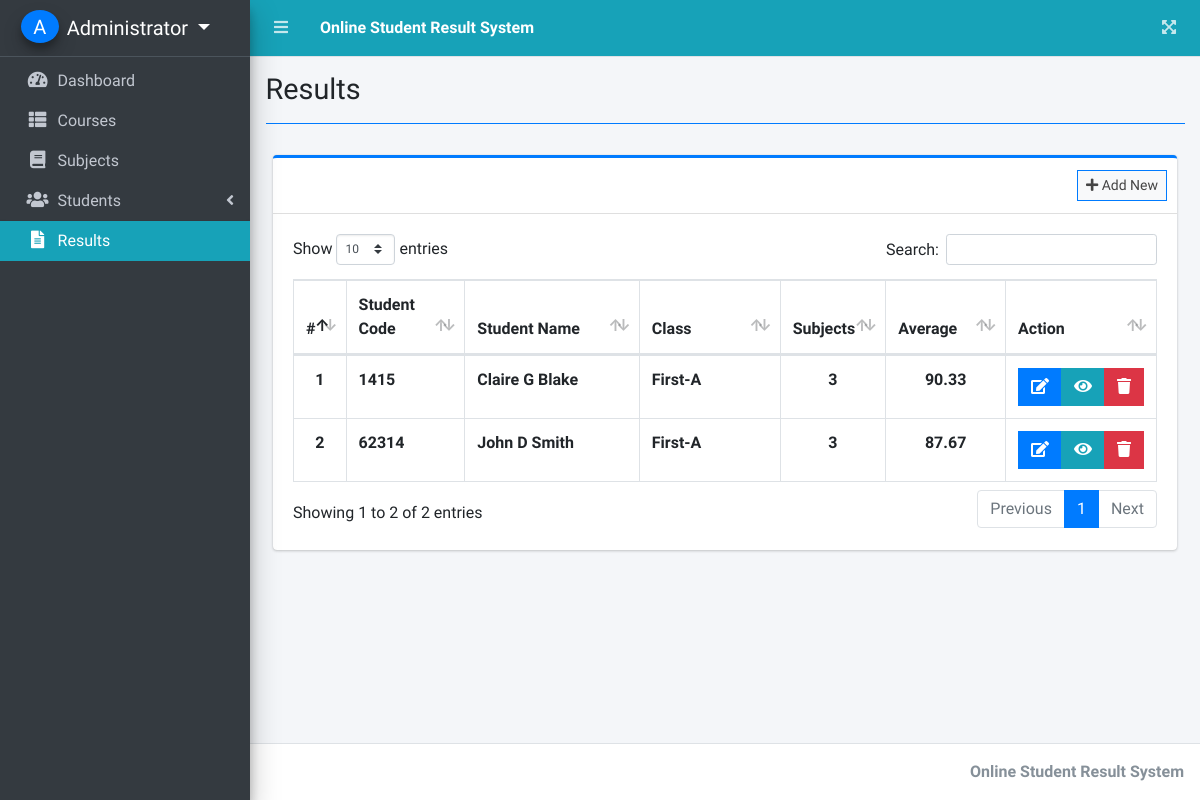
The app's page /index.php?page=results (signed in), older data.
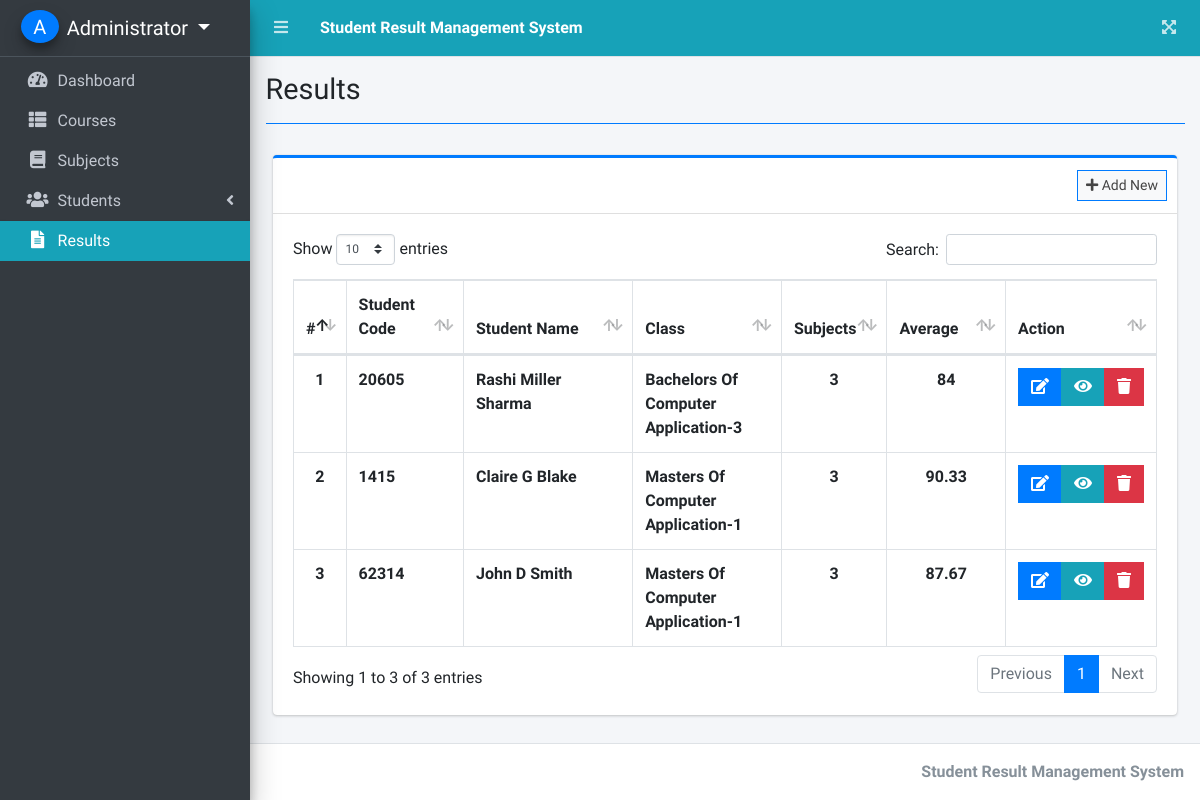
The same page, newer data.
### tables this page shows
CREATE TABLE `results` (
  `id` int(30) NOT NULL,
  `student_id` int(30) NOT NULL,
  `marks_percentage` varchar(5) NOT NULL,
  `class_id` int(30) NOT NULL,
  `date_created` datetime NOT NULL DEFAULT current_timestamp()
);

CREATE TABLE `students` (
  `id` int(30) NOT NULL,
  `student_code` varchar(50) NOT NULL,
  `firstname` varchar(200) NOT NULL,
  `middlename` varchar(200) NOT NULL,
  `lastname` varchar(200) NOT NULL,
  `gender` varchar(50) NOT NULL,
  `address` text NOT NULL,
  `class_id` int(30) NOT NULL,
  `date_created` datetime NOT NULL DEFAULT current_timestamp()
);

### results.php (the view, shortened to what this page needs)
<?php include'db_connect.php' ?>
<div class="col-lg-12">
	<div class="card card-outline card-primary">
		<?php	if(!isset($_SESSION['rs_id'])): ?>
		<div class="card-header">
			<div class="card-tools">
				<a class="btn btn-block btn-sm btn-default btn-flat border-primary" href="./index.php?page=new_result"><i class="fa fa-plus"></i> Add New</a>
			</div>
		</div>
	<?php endif; ?>
		<div class="card-body">
			<table class="table tabe-hover table-bordered" id="list">
				<colgroup>
					<col width="5%">
					<col width="15%">
					<col width="25%">
					<col width="20%">
					<col width="10%">
					<col width="15%">
				</colgroup>
				<thead>
					<tr>
						<th class="text-center">#</th>
						<th>Student Code</th>
						<th>Student Name</th>
						<th>Class</th>
						<th>Subjects</th>
						<th>Average</th>
						<th>Action</th>
					</tr>
				</thead>
				<tbody>
					<?php
					$i = 1;
					$where = "";
					$qry = $conn->query("SELECT r.*,concat(s.firstname,' ',s.middlename,' ',s.lastname) as name,s.student_code,concat(c.level,'-',c.section) as class FROM results r inner join classes c on c.id = r.class_id inner join students s on s.id = r.student_id $where order by unix_timestamp(r.date_created) desc ");
					while($row= $qry->fetch_assoc()):
						$subjects = $conn->query("SELECT * FROM result_items where result_id =".$row['id'])->num_rows;
					?>
					<tr>
						<th class="text-center"><?php echo $i++ ?></th>
						<td><b><?php echo $row['student_code'] ?></b></td>
						<td><b><?php echo ucwords($row['name']) ?></b></td>
						<td><b><?php echo ucwords($row['class']) ?></b></td>
						<td class="text-center"><b><?php echo $subjects ?></b></td>
						<td class="text-center"><b><?php echo $row['marks_percentage'] ?></b></td>
						<td class="text-center">
							<?php if(isset($_SESSION['login_id'])): ?>
		                    <div class="btn-group">
		                        <a href="./index.php?page=edit_result&id=<?php echo $row['id'] ?>" class="btn btn-primary btn-flat">
		                          <i class="fas fa-edit"></i>
		                        </a>
		                         <button data-id="<?php echo $row['id'] ?>" type="button" class="btn btn-info btn-flat view_result">
		                          <i class="fas fa-eye"></i>
		                        </button>
		                        <button type="button" class="btn btn-danger btn-flat delete_result" data-id="<?php echo $row['id'] ?>">
		                          <i class="fas fa-trash"></i>
		                        </button>
	                      </div>
	                      <?php endif; ?>
						</td>
					</tr>
				<?php endwhile; ?>
				</tbody>
			</table>
		</div>
	</div>
</div>

### index.php (shortened to what this page needs)
<!DOCTYPE html>
<html lang="en">
<?php
	include 'header.php'
?>
<body class="hold-transition sidebar-mini layout-fixed layout-navbar-fixed layout-footer-fixed">
<div class="wrapper">
  <?php include 'topbar.php' ?>
  <?php include 'sidebar.php' ?>
  <div class="content-wrapper">
    <div class="content-header">
      <div class="container-fluid">
        <div class="row mb-2">
          <div class="col-sm-6">
            <h1 class="m-0"><?php echo $title ?></h1>
          </div>
        </div>
            <hr class="border-primary">
      </div>
    </div>
    <section class="content">
      <div class="container-fluid">
         <?php
            $page = isset($_GET['page']) ? $_GET['page'] : 'home';
            if(!file_exists($page.".php")){
                include '404.html';
            }else{
            include $page.'.php';
            }
          ?>
      </div>
    </section>
  </div>
  <footer class="main-footer">
    <div class="float-right d-none d-sm-inline-block">
      <b><?php echo $_SESSION['system']['name'] ?></b>
    </div>
  </footer>
</div>
</body>
</html>

### topbar.php (shortened to what this page needs)
<nav class="main-header navbar navbar-expand navbar-info navbar-dark ">
  <ul class="navbar-nav">
    <?php if(isset($_SESSION['login_id'])): ?>
    <li class="nav-item">
      <a class="nav-link" data-widget="pushmenu" href="" role="button"><i class="fas fa-bars"></i></a>
    </li>
  <?php endif; ?>
    <li>
      <a class="nav-link text-white"  href="./" role="button"> <large><b><?php echo $_SESSION['system']['name'] ?></b></large></a>
    </li>
  </ul>
  <ul class="navbar-nav ml-auto">
    <li class="nav-item">
      <a class="nav-link" data-widget="fullscreen" href="#" role="button">
        <i class="fas fa-expand-arrows-alt"></i>
      </a>
    </li>
  </ul>
</nav>

Row changes from the older to the newer data that the page shows:
added results: student.student_code "20605", name "Rashi Miller Sharma", class "Bachelors Of Computer Application-3", subjects "3", marks_percentage "84"
computed for results (number 2 of 3 on the later page): class "First-A" → "Masters Of Computer Application-1"
computed for results (number 3 of 3 on the later page): class "First-A" → "Masters Of Computer Application-1"
Text that changed along with them:
$_SESSION['system']['name']: "Online Student Result System" → "Student Result Management System"
text written by a page script: "Show entries Search: Showing 1 to 2 of 2 entries Previous 1 Next" → "Show entries Search: Showing 1 to 3 of 3 entries Previous 1 Next"
